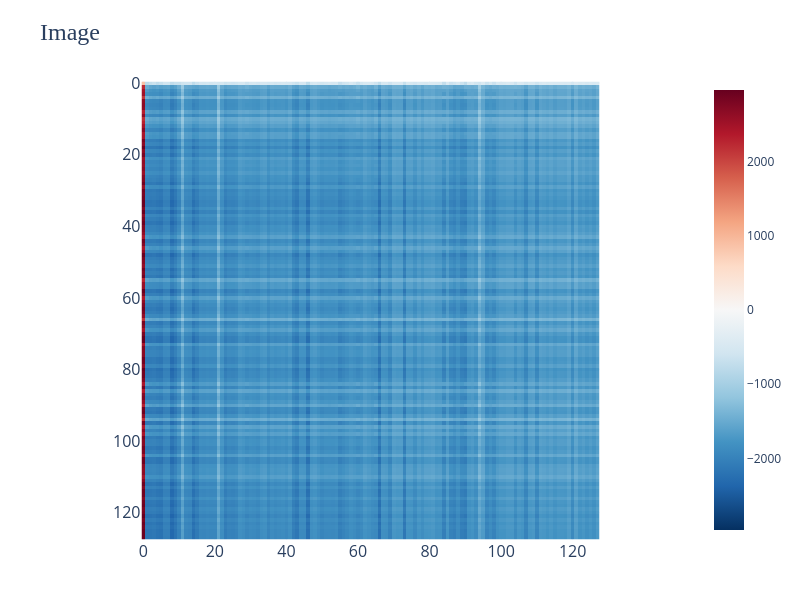

Here is the notebook cell this chart was saved with:
### Code cell
kt=x_i@W_K.T
qt=x_i@W_Q.T
imshow(qt@kt.T)

### Figure 1 — Plotly figure (JSON) as saved in the notebook; plotly's stock layout.template omitted (floating-point values rounded to 4 significant figures; data arrays with more than 128 entries replaced by an {"elided": "..."} marker saying what was removed)
{"data": [{"coloraxis": "coloraxis", "hovertemplate": "x: %{x}<br>y: %{y}<br>color: %{z}<extra></extra>", "name": "0", "type": "heatmap", "xaxis": "x", "yaxis": "y", "z": {"elided": "128x128 float values"}}], "layout": {"coloraxis": {"cmid": 0, "colorscale": [[0, "rgb(5,48,97)"], [0.1, "rgb(33,102,172)"], [0.2, "rgb(67,147,195)"], [0.3, "rgb(146,197,222)"], [0.4, "rgb(209,229,240)"], [0.5, "rgb(247,247,247)"], [0.6, "rgb(253,219,199)"], [0.7, "rgb(244,165,130)"], [0.8, "rgb(214,96,77)"], [0.9, "rgb(178,24,43)"], [1, "rgb(103,0,31)"]]}, "height": 600, "margin": {"b": 50, "l": 50, "r": 50, "t": 80}, "title": {"font": {"family": "Serif", "size": 24}, "text": "Image"}, "width": 800, "xaxis": {"anchor": "y", "constrain": "domain", "domain": [0, 1], "scaleanchor": "y", "tickfont": {"size": 16}, "title": {"font": {"size": 18}, "text": ""}}, "yaxis": {"anchor": "x", "autorange": "reversed", "constrain": "domain", "domain": [0, 1], "tickfont": {"size": 16}, "title": {"font": {"size": 18}, "text": ""}}}}
